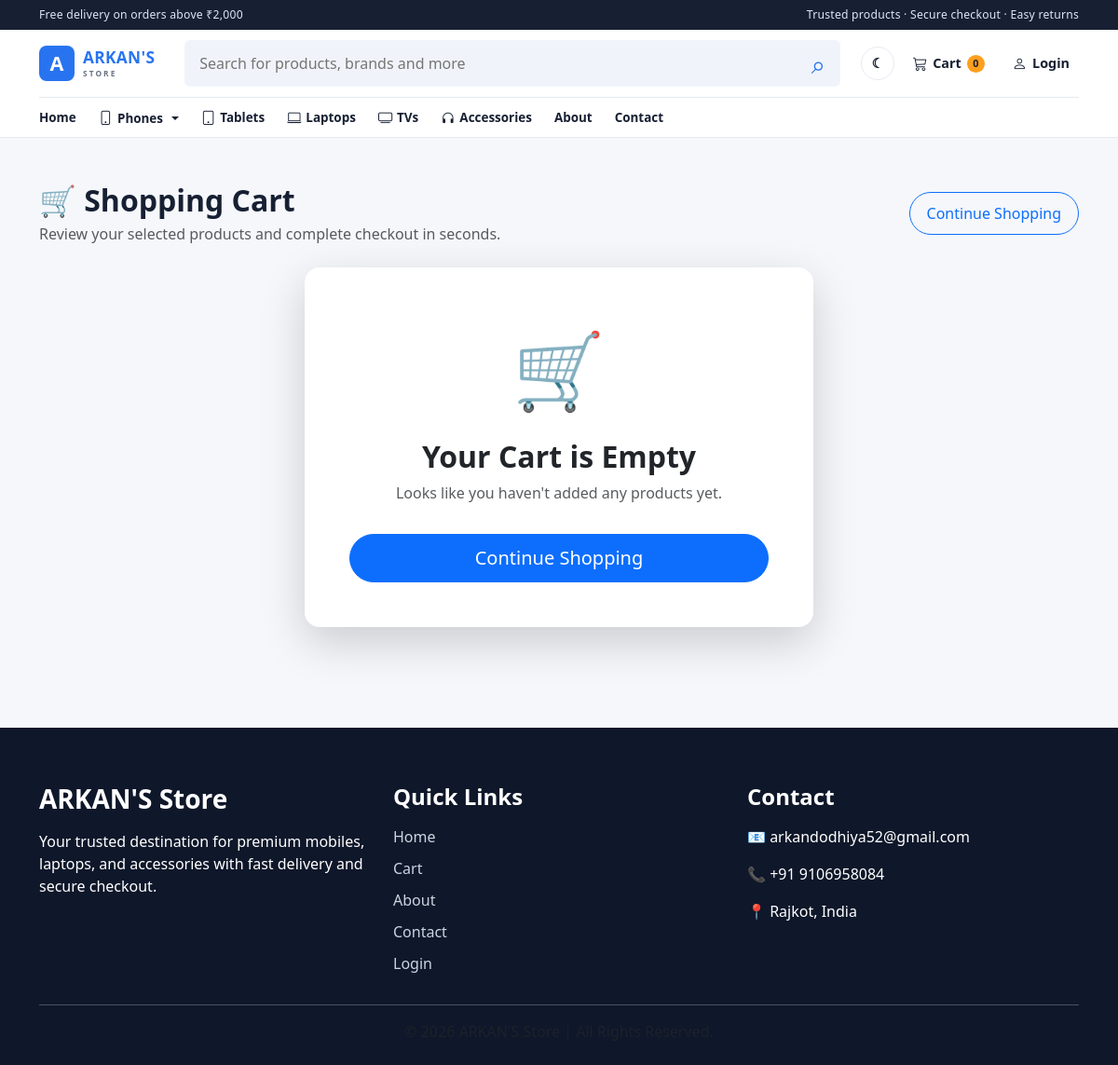
Page /cart/ on the committed database.
### home/models.py (models this page shows, shortened)
class Category(models.Model):
    name = models.CharField(max_length=100)
    class Meta:
        verbose_name_plural = "Categories"

### home/views.py (the view, shortened to what this page needs)
def cart(request):
    cart = request.session.get("cart", {})
    products = []
    total = 0
    cart_count = sum(cart.values())
    shipping = 0
    discount = 0
    grand_total = total + shipping - discount
    return render(
        request,
        "cart.html",
        {
            "products": products,
            "total": total,
            "cart_count": cart_count,
            "shipping": shipping,
            "discount": discount,
            "grand_total": grand_total,
        },
    )

### home/context_processors.py (called while the page is built)
def cart_data(request):
    cart = request.session.get("cart", {})
    cart_count = sum(cart.values())
    try:
        categories = Category.objects.prefetch_related("subcategories").all()
    except Exception:
        categories = []
    return {
        "cart_count": cart_count,
        "categories": categories,
    }

### home/templates/cart.html
{% extends "base.html" %}
{% load static %}
{% block content %}
<div class="container py-5">
    <div class="d-flex flex-column flex-md-row justify-content-between align-items-start align-items-md-center mb-4">
        <div>
            <h2 class="fw-bold mb-1">🛒 Shopping Cart</h2>
            <p class="text-muted mb-0">Review your selected products and complete checkout in seconds.</p>
        </div>
        <a href="{% url 'home' %}" class="btn btn-outline-primary mt-3 mt-md-0">Continue Shopping</a>
    </div>
    {% if products %}
    <div class="row g-4">
        <div class="col-lg-8">
            {% for item in products %}
            <div class="card shadow-sm border-0 rounded-4 mb-4 cart-card">
                <div class="row g-0 align-items-center">
                    <div class="col-md-3 text-center p-3">
                        {% if item.product.image %}
                            <img src="{{ item.product.image.url }}" class="img-fluid rounded" style="height:170px; object-fit:contain;">
                        {% else %}
                            <img src="{% static 'images/no-image.png' %}" class="img-fluid rounded" style="height:170px; object-fit:contain;">
                        {% endif %}
                    </div>
                    <div class="col-md-6">
                        <div class="card-body">
                            <h4 class="fw-bold">{{ item.product.name }}</h4>
                            <p class="text-muted">{{ item.product.description|truncatewords:18 }}</p>
                            <h5 class="text-primary fw-bold">₹{{ item.product.price }}</h5>
                            <div class="d-flex align-items-center gap-2 mt-3">
                                <a href="{% url 'decrease_quantity' item.product.id %}" class="btn btn-danger btn-sm">−</a>
                                <span class="fw-bold fs-5">{{ item.quantity }}</span>
                                <a href="{% url 'increase_quantity' item.product.id %}" class="btn btn-success btn-sm">+</a>
                            </div>
                        </div>
                    </div>
                    <div class="col-md-3 text-center">
                        <h5 class="fw-bold text-success">₹{{ item.subtotal }}</h5>
                        <a href="{% url 'remove_from_cart' item.product.id %}" class="btn btn-outline-danger mt-3">🗑 Remove</a>
                    </div>
                </div>
            </div>
            {% endfor %}
        </div>
        <div class="col-lg-4">
            <div class="card shadow-sm border-0 rounded-4 p-4 summary-card">
                <h3 class="fw-bold mb-4">Order Summary</h3>
                <div class="d-flex justify-content-between mb-2"><span>Items Total</span><strong>₹{{ total }}</strong></div>
                <div class="d-flex justify-content-between mb-2"><span>Shipping</span><span class="text-success">FREE</span></div>
                <div class="d-flex justify-content-between mb-3"><span>Discount</span><span>₹{{ discount }}</span></div>
                <hr>
                <div class="d-flex justify-content-between mb-4"><h5 class="fw-bold">Grand Total</h5><h4 class="text-primary fw-bold">₹{{ grand_total }}</h4></div>
                <a href="{% url 'checkout' %}" class="btn btn-primary btn-lg w-100">Proceed to Checkout</a>
                <div class="mt-3 small text-muted">Secure checkout • Fast delivery • Easy returns</div>
            </div>
        </div>
    </div>
    {% else %}
    <div class="row justify-content-center">
        <div class="col-lg-6">
            <div class="card shadow-lg border-0 rounded-4 text-center p-5">
                <div style="font-size:80px;">
                    🛒
                </div>
                <h2 class="fw-bold mt-3">
                    Your Cart is Empty
                </h2>
                <p class="text-muted">
                    Looks like you haven't added any products yet.
                </p>
                <a href="{% url 'home' %}"
                   class="btn btn-primary btn-lg mt-3">
                    Continue Shopping
                </a>
            </div>
        </div>
    </div>
    {% endif %}
</div>
{% endblock %}

### home/templates/base.html (shortened to what this page needs)
{% load static %}
<!DOCTYPE html>
<html lang="en">
<head>
    <link href="https://cdn.jsdelivr.net/npm/bootstrap@5.3.3/dist/css/bootstrap.min.css" rel="stylesheet">
    <link href="https://cdn.jsdelivr.net/npm/bootstrap-icons@1.11.3/font/bootstrap-icons.min.css" rel="stylesheet">
    <link rel="stylesheet" href="{% static 'css/style.css' %}?v=10">
</head>
<body>
<div class="theme-shell">
<div class="store-strip">
    <div class="container d-flex justify-content-between align-items-center">
        <span>Free delivery on orders above ₹2,000</span>
        <span class="d-none d-md-inline">Trusted products · Secure checkout · Easy returns</span>
    </div>
</div>
<nav class="navbar navbar-expand-lg store-navbar sticky-top">
    <div class="container">
        <div class="store-nav-main">
            <a class="navbar-brand store-brand" href="{% url 'home' %}">
                <span class="brand-mark">A</span>
                <span>ARKAN'S <small>STORE</small></span>
            </a>
            <div class="collapse navbar-collapse" id="navbarNav">
                <form class="store-search" method="GET" action="{% url 'home' %}" role="search">
                    <input type="search" name="search" placeholder="Search for products, brands and more" value="{{ search|default:'' }}" aria-label="Search products">
                    <button type="submit" aria-label="Search">⌕</button>
                </form>
                <div class="store-actions">
                    <button class="theme-toggle" type="button" data-theme-toggle aria-label="Switch theme" title="Switch theme">
                        <span data-theme-icon>☾</span>
                    </button>
                    <a href="{% url 'cart' %}" class="cart-link" aria-label="Shopping cart">
                        <i class="bi bi-cart3 cart-icon" aria-hidden="true"></i>
                        <span class="cart-label">Cart</span>
                        <span class="cart-count">{{ cart_count }}</span>
                    </a>
                    {% if user.is_authenticated %}
                    <a href="{% url 'profile' %}" class="account-link profile-link" aria-label="Customer profile">
                        <span class="profile-icon" aria-hidden="true"><i class="bi bi-person-circle"></i></span>
                        <span>Profile</span>
                    </a>
                    <a href="{% url 'orders' %}" class="account-link"><i class="bi bi-bag-check" aria-hidden="true"></i> <span>My Orders</span></a>
                    <a href="{% url 'wishlist' %}" class="account-link"><i class="bi bi-heart" aria-hidden="true"></i> <span>Wishlist</span></a>
                    <a href="{% url 'logout' %}" class="account-link logout-link"><i class="bi bi-box-arrow-right" aria-hidden="true"></i> <span>Logout</span></a>
                    {% else %}
                    <a href="{% url 'login' %}" class="account-link"><i class="bi bi-person" aria-hidden="true"></i> <span>Login</span></a>
                    {% endif %}
                </div>
            </div>
        </div>
        <div class="store-nav-links">
            <a href="{% url 'home' %}">Home</a>
            {% for category in categories %}
            {% if category.subcategories.all %}
            <div class="dropdown category-nav-dropdown d-inline-block">
                <a href="{% url 'category_products' category.id %}" class="category-nav-link dropdown-toggle" id="catNavDropdown{{ category.id }}" role="button" data-bs-toggle="dropdown" aria-expanded="false">
                    {% if category.name|lower == 'phones' %}<i class="bi bi-phone category-nav-icon" aria-hidden="true"></i>
                    {% elif category.name|lower == 'tablets' %}<i class="bi bi-tablet category-nav-icon" aria-hidden="true"></i>
                    {% elif category.name|lower == 'laptops' %}<i class="bi bi-laptop category-nav-icon" aria-hidden="true"></i>
                    {% elif category.name|lower == 'tvs' %}<i class="bi bi-tv category-nav-icon" aria-hidden="true"></i>
                    {% elif category.name|lower == 'accessories' %}<i class="bi bi-headphones category-nav-icon" aria-hidden="true"></i>
                    {% else %}<i class="bi bi-grid category-nav-icon" aria-hidden="true"></i>
                    {% endif %}
                    <span>{{ category.name }}</span>
                </a>
            </div>
            {% else %}
            <a href="{% url 'category_products' category.id %}" class="category-nav-link">
                {% if category.name|lower == 'phones' %}<i class="bi bi-phone category-nav-icon" aria-hidden="true"></i>
                {% elif category.name|lower == 'tablets' %}<i class="bi bi-tablet category-nav-icon" aria-hidden="true"></i>
                {% elif category.name|lower == 'laptops' %}<i class="bi bi-laptop category-nav-icon" aria-hidden="true"></i>
                {% elif category.name|lower == 'tvs' %}<i class="bi bi-tv category-nav-icon" aria-hidden="true"></i>
                {% elif category.name|lower == 'accessories' %}<i class="bi bi-headphones category-nav-icon" aria-hidden="true"></i>
                {% else %}<i class="bi bi-grid category-nav-icon" aria-hidden="true"></i>
                {% endif %}
                <span>{{ category.name }}</span>
            </a>
            {% endif %}
            {% endfor %}
            <a href="{% url 'about' %}">About</a>
            <a href="{% url 'contact' %}">Contact</a>
        </div>
    </div>
</nav>
{% block content %}{% endblock %}
<footer class="footer">
    <div class="container">
        <div class="row g-4">
            <div class="col-md-4">
                <h3>ARKAN'S Store</h3>
                <p>Your trusted destination for premium mobiles, laptops, and accessories with fast delivery and secure checkout.</p>
            </div>
            <div class="col-md-4">
                <h4>Quick Links</h4>
                <ul class="footer-links">
                    <li><a href="{% url 'home' %}">Home</a></li>
                    <li><a href="{% url 'cart' %}">Cart</a></li>
                    <li><a href="{% url 'about' %}">About</a></li>
                    <li><a href="{% url 'contact' %}">Contact</a></li>
                    <li><a href="{% url 'login' %}">Login</a></li>
                </ul>
            </div>
            <div class="col-md-4">
                <h4>Contact</h4>
                <p>📧 arkandodhiya52@gmail.com</p>
                <p>📞 +91 9106958084</p>
                <p>📍 Rajkot, India</p>
            </div>
        </div>
        <hr>
        <div class="text-center text-muted">© 2026 ARKAN'S Store | All Rights Reserved.</div>
    </div>
</footer>
</div>
</body>
</html>

### home/static/css/style.css (style rules this page uses)
body { font-family: 'Segoe UI', Tahoma, Geneva, Verdana, sans-serif; background: #f5f7fb; color: #172033; overflow-x: hidden; }
.theme-shell { min-height: 100vh; }
.navbar { background: rgba(255,255,255,0.95); border-bottom: 1px solid #e2e8f0; padding: 14px 0; }
.navbar-brand { color: #0f172a !important; letter-spacing: -0.03em; }
.btn { border-radius: 999px; padding: 10px 18px; }
.footer { background: #0f172a; color: white; padding: 60px 0 24px; margin-top: 60px; }
.footer h3, .footer h4 { margin-bottom: 16px; font-weight: 700; }
.footer-links { list-style: none; padding: 0; }
.footer-links li { margin-bottom: 10px; }
.footer-links a { color: #cbd5e1; text-decoration: none; }
.card { border: none; border-radius: 18px; }
:root { --brand-blue: #2874f0; --brand-blue-dark: #0f5bd7; --surface: #ffffff; --surface-muted: #f5f7fb; --line: #e5eaf2; --ink: #172033; --muted: #687386; }
.store-strip { background: #172033; color: #dce7f7; font-size: 0.76rem; letter-spacing: 0.02em; padding: 7px 0; }
.store-navbar { background: var(--surface); border-bottom: 1px solid var(--line); padding: 0; z-index: 1030; }
.store-nav-main { align-items: center; display: flex; gap: 24px; min-height: 72px; width: 100%; }
.store-brand { align-items: center; color: var(--brand-blue) !important; display: flex; font-size: 1.08rem; font-weight: 800; gap: 9px; letter-spacing: 0.02em; line-height: 1; white-space: nowrap; }
.store-brand small { color: var(--muted); display: block; font-size: 0.52rem; letter-spacing: 0.25em; margin-top: 5px; }
.brand-mark { align-items: center; background: var(--brand-blue); border-radius: 8px; color: #fff; display: inline-flex; font-size: 1.35rem; height: 38px; justify-content: center; width: 38px; }
.store-navbar .navbar-collapse { align-items: center; flex: 1; gap: 22px; }
.store-search { background: #f0f4fa; border: 1px solid transparent; border-radius: 6px; display: flex; flex: 1; max-width: 620px; overflow: hidden; transition: border-color 0.2s, box-shadow 0.2s; }
.store-search input { background: transparent; border: 0; color: var(--ink); flex: 1; min-width: 0; outline: 0; padding: 12px 15px; }
.store-search button { background: transparent; border: 0; color: var(--brand-blue); font-size: 1.7rem; line-height: 1; padding: 0 15px; }
.store-actions { align-items: center; display: flex; flex: 0 0 auto; gap: 10px; margin-left: auto; white-space: nowrap; }
.theme-toggle, .account-link, .cart-link { align-items: center; background: transparent; border: 0; color: var(--ink); display: inline-flex; font-size: 0.9rem; font-weight: 700; gap: 6px; min-height: 36px; padding: 8px 4px; text-decoration: none; }
.account-link, .cart-link { border-radius: 8px; padding-left: 10px; padding-right: 10px; }
.account-link i, .cart-link i { font-size: 0.95rem; line-height: 1; }
.theme-toggle { border: 1px solid var(--line); border-radius: 50%; height: 36px; justify-content: center; width: 36px; }
.cart-icon { font-size: 1.2rem; }
.cart-count { align-items: center; background: #ff9f1c; border-radius: 50%; color: #172033; display: inline-flex; font-size: 0.68rem; height: 19px; justify-content: center; min-width: 19px; padding: 0 4px; }
.store-nav-links { align-items: center; border-top: 1px solid var(--line); display: flex; gap: 29px; min-height: 43px; width: 100%; }
.store-nav-links a, .store-nav-links .dropdown-toggle { color: var(--ink); font-size: 0.84rem; font-weight: 700; text-decoration: none; }
.category-nav-link { align-items: center; display: inline-flex; gap: 5px; white-space: nowrap; }
.category-nav-icon { font-size: 0.95rem; line-height: 1; }
.category-nav-dropdown .dropdown-toggle::after { margin-left: 0.3em; vertical-align: 0.15em; }
@media (min-width: 992px) { .store-navbar > .container { align-items: stretch; display: flex; flex-direction: column; } }
@media (min-width: 992px) { .store-nav-main { gap: 16px; } }
@media (min-width: 992px) { .store-search { max-width: none; } }
@media (min-width: 992px) { .store-nav-links { gap: 24px; } }

### rows in the picture
Category: name "Phones"
Category: name "Tablets"
Category: name "Laptops"
Category: name "TVs"
Category: name "Accessories"

### other values in the picture
{{ cart_count }} "0"
